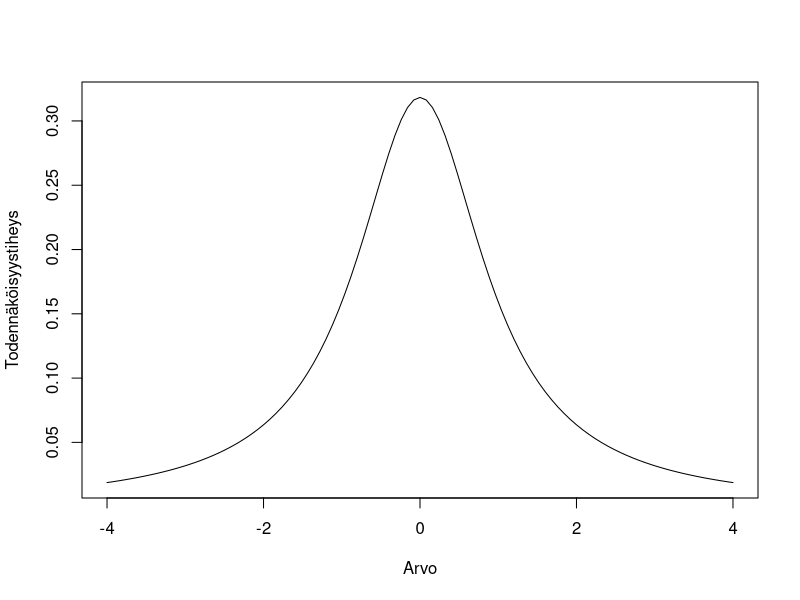
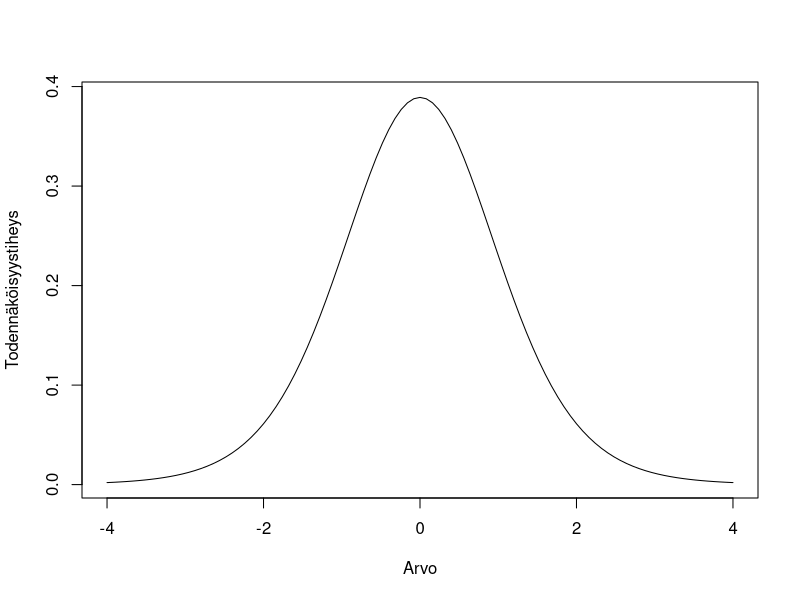
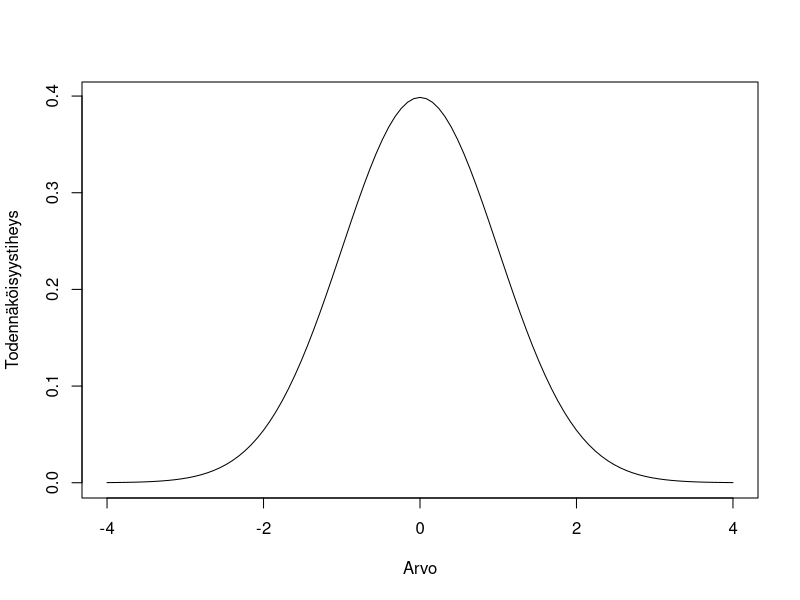

The R script that drew these images, in order:
## ---- chunk 1
#| label: fig-t-jakauma
#| fig-cap: T-jakauma, df = 10
#| layout-ncol: 3
#| fig-subcap: 
#| - "df = 1"
#| - "df = 10"
#| - "df = 300"
#| echo: false
#| cache: true

for (i in c(1, 10, 300) ) {
  curve(
    dt(x, df = i),
    from = -4,
    to = 4,
    xlab = "Arvo",
    ylab = "Todennäköisyystiheys"
  )
}

